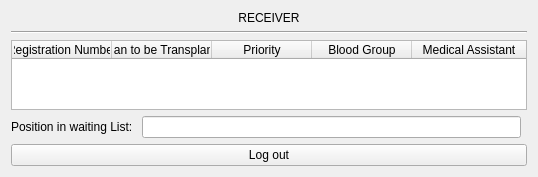
          <widget class="QWidget" name="reciverLoginStack">
           <layout class="QGridLayout" name="gridLayout_11">
            <item row="3" column="0">
             <widget class="QLabel" name="label">
              <property name="text">
               <string>Position in waiting List: </string>
              </property>
             </widget>
            </item>
            <item row="3" column="1">
             <widget class="QLineEdit" name="place"/>
            </item>
            <item row="2" column="0" colspan="3">
             <widget class="QTableWidget" name="receiverLoginStackTable">
              <property name="sizeAdjustPolicy">
               <enum>QAbstractScrollArea::AdjustToContents</enum>
              </property>
              <property name="gridStyle">
               <enum>Qt::SolidLine</enum>
              </property>
              <attribute name="horizontalHeaderShowSortIndicator" stdset="0">
               <bool>false</bool>
              </attribute>
              <attribute name="horizontalHeaderStretchLastSection">
               <bool>true</bool>
              </attribute>
              <column>
               <property name="text">
                <string>Registration Number</string>
               </property>
              </column>
              <column>
               <property name="text">
                <string>Organ to be Transplanted</string>
               </property>
              </column>
              <column>
               <property name="text">
                <string>Priority</string>
               </property>
              </column>
              <column>
               <property name="text">
                <string>Blood Group</string>
               </property>
              </column>
              <column>
               <property name="text">
                <string>Medical Assistant</string>
               </property>
              </column>
             </widget>
            </item>
            <item row="1" column="0" colspan="3">
             <widget class="Line" name="line">
              <property name="orientation">
               <enum>Qt::Horizontal</enum>
              </property>
             </widget>
            </item>
            <item row="4" column="0" colspan="3">
             <widget class="QPushButton" name="goToLoginPageReceiver">
              <property name="text">
               <string>Log out</string>
              </property>
             </widget>
            </item>
            <item row="0" column="0" colspan="3">
             <widget class="QLabel" name="label_25">
              <property name="text">
               <string>RECEIVER</string>
              </property>
              <property name="alignment">
               <set>Qt::AlignCenter</set>
              </property>
             </widget>
            </item>
           </layout>
          </widget>
